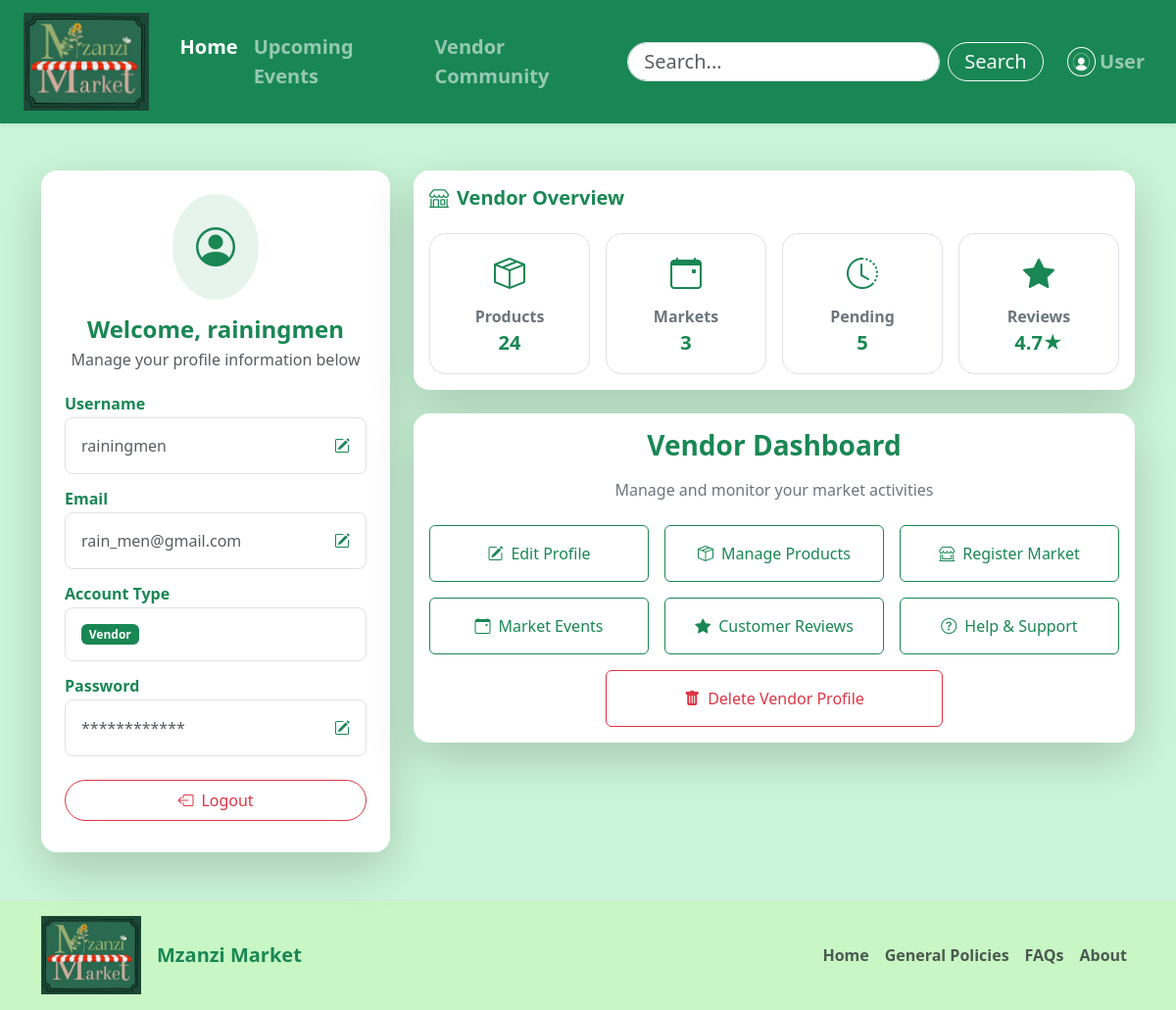
/userpage (signed in), run on an earlier commit of the app's database.
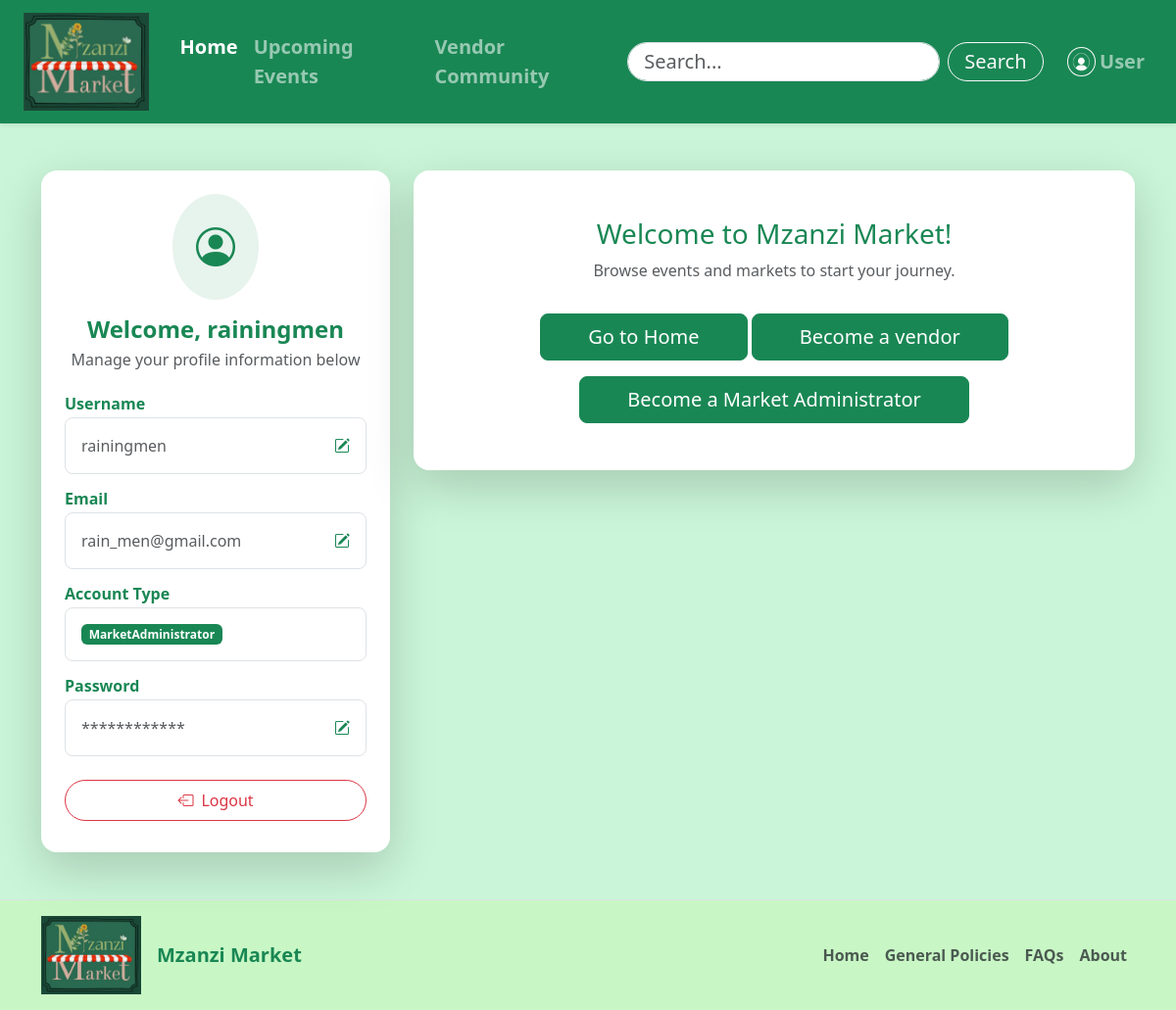
And on a later commit of the database.
### tables this page shows
CREATE TABLE "User" (
	"UserID"	INTEGER,
	"Username"	TEXT NOT NULL,
	"Email"	TEXT NOT NULL,
	"Password"	TEXT NOT NULL,
	"Classification"	TEXT NOT NULL CHECK("Classification" IN ('Customer', 'Vendor', 'MarketAdministrator')),
	PRIMARY KEY("UserID" AUTOINCREMENT)
);

### app.py (the view)
@app.route("/userpage")
def userpage():
    if 'user_id' not in session:
        flash("Please log in to view your profile.", "warning")
        return redirect(url_for("login"))
    conn = get_db_connection()
    user = conn.execute("SELECT * FROM User WHERE UserID = ?", (session['user_id'],)).fetchone()
    conn.close()
    return render_template("userpage.html", user=user)

### app.py (called while the page is built)
def get_db_connection():
    conn = sqlite3.connect('Mzanzi.db', timeout=30)
    conn.row_factory = sqlite3.Row
    try:
        conn.execute("PRAGMA journal_mode=WAL")
    except:
        pass # If it fails, it just ignores it, but usually it works
    return conn

### templates/userpage.html (shortened to what this page needs)
<!DOCTYPE html>
<html lang="en">
<head>
  <link href="https://cdn.jsdelivr.net/npm/bootstrap@5.3.3/dist/css/bootstrap.min.css" rel="stylesheet">
  <link href="https://cdn.jsdelivr.net/npm/bootstrap-icons/font/bootstrap-icons.css" rel="stylesheet">
</head>
<body style="background-color: rgb(202, 245, 216);">
    <header id="pageTop">
      <nav
        class="navbar navbar-expand-lg navbar-dark bg-success shadow-sm sticky-top py-2"
      >
        <div class="container-fluid px-4">
          <a class="navbar-brand d-flex align-items-center me-3" href="home">
            <img
              src="{{ url_for('static', filename='images/Logo.png') }}"
              alt="Mzanzi Market"
              height="100"
              class="me-2"
            />
          </a>
          <div class="collapse navbar-collapse" id="navbarSupportedContent">
            <ul class="navbar-nav me-auto mb-2 mb-lg-0">
              <li class="nav-item">
                <a class="nav-link fw-semibold fs-5 active" href="home"
                  >Home</a
                >
              </li>
              <li class="nav-item">
                <a class="nav-link fw-semibold fs-5" href="events"
                  >Upcoming Events</a
                >
              </li>
              <li class="nav-item">
                <a class="nav-link fw-semibold fs-5" href="vendors"
                  >Vendor Community</a
                >
              </li>
            </ul>
            <div class="d-flex align-items-center">
              <form class="d-flex me-3" role="search">
                <input
                  class="form-control me-2 rounded-pill px-3 py-1 fs-5"
                  type="search"
                  placeholder="Search..."
                  aria-label="Search"
                />
                <button
                  class="btn btn-outline-light rounded-pill px-3 py-1 fs-5"
                  type="submit"
                >
                  Search
                </button>
              </form>
              <ul class="navbar-nav d-flex align-items-center mb-0">
                <li class="nav-item">
                  <a
                    class="nav-link d-flex align-items-center fw-semibold fs-5"
                    href="login"
                  >
                    <img
                      src="{{ url_for('static', filename='images/usericon.png')}}"
                      alt="User"
                      height="30"
                      class="me-1 rounded-circle border border-light p-1"
                    />
                    <span>User</span>
                  </a>
                </li>
              </ul>
            </div>
          </div>
        </div>
      </nav>
    </header>
    <main>
      <div class="container my-5">
        <div class="row g-4">
          <div class="col-lg-4">
            <div class="card border-0 shadow-lg rounded-4">
              <div class="card-body text-center p-4">
                <div class="bg-success bg-opacity-10 d-inline-flex p-4 rounded-circle mb-3">
                  <i class="bi bi-person-circle fs-1 text-success"></i>
                </div>
                <h4 class="fw-bold text-success mb-1">Welcome, {{ user['Username'] }}</h4>
                <p class="text-muted mb-4">Manage your profile information below</p>
                <div class="text-start">
                  <div class="mb-3">
                    <h6 class="fw-semibold text-success mb-1">Username</h6>
                    <div class="border rounded-3 p-3 d-flex justify-content-between align-items-center">
                      <span class="text-muted">{{ user['Username'] }}</span>
                      <i class="bi bi-pencil-square text-success"></i>
                    </div>
                  </div>
                  <div class="mb-3">
                    <h6 class="fw-semibold text-success mb-1">Email</h6>
                    <div class="border rounded-3 p-3 d-flex justify-content-between align-items-center">
                      <span class="text-muted">{{ user['Email'] }}</span>
                      <i class="bi bi-pencil-square text-success"></i>
                    </div>
                  </div>
                  <div class="mb-3">
                    <h6 class="fw-semibold text-success mb-1">Account Type</h6>
                    <div class="border rounded-3 p-3 d-flex justify-content-between align-items-center">
                      <span class="badge bg-success">{{ user['Classification'] }}</span>
                    </div>
                  </div>
                  <div class="mb-4">
                    <h6 class="fw-semibold text-success mb-1">Password</h6>
                    <div class="border rounded-3 p-3 d-flex justify-content-between align-items-center">
                      <span class="text-muted">************</span>
                      <i class="bi bi-pencil-square text-success"></i>
                    </div>
                  </div>
                </div>
                <a href="/logout" class="btn btn-outline-danger w-100 rounded-pill py-2 mb-2">
                  <i class="bi bi-box-arrow-left me-2"></i>Logout
                </a>
              </div>
            </div>
          </div>
          <div class="col-lg-8 d-flex flex-column gap-4">
            {% if user['Classification'] == 'Vendor' %}
              <div class="card border-0 shadow-lg rounded-4">
                <div class="card-body">
                  <h5 class="fw-semibold text-success mb-4"><i class="bi bi-shop me-2"></i>Vendor Overview</h5>
                  <div class="row g-3 text-center">
                    <div class="col-md-3 col-sm-6">
                      <div class="border rounded-4 py-3 bg-white">
                        <i class="bi bi-box-seam fs-2 text-success"></i>
                        <div class="fw-semibold text-secondary mt-2">Products</div>
                        <div class="fw-bold text-success fs-5">24</div>
                      </div>
                    </div>
                    <div class="col-md-3 col-sm-6">
                      <div class="border rounded-4 py-3 bg-white">
                        <i class="bi bi-calendar-event fs-2 text-success"></i>
                        <div class="fw-semibold text-secondary mt-2">Markets</div>
                        <div class="fw-bold text-success fs-5">3</div>
                      </div>
                    </div>
                    <div class="col-md-3 col-sm-6">
                      <div class="border rounded-4 py-3 bg-white">
                        <i class="bi bi-clock-history fs-2 text-success"></i>
                        <div class="fw-semibold text-secondary mt-2">Pending</div>
                        <div class="fw-bold text-success fs-5">5</div>
                      </div>
                    </div>
                    <div class="col-md-3 col-sm-6">
                      <div class="border rounded-4 py-3 bg-white">
                        <i class="bi bi-star-fill fs-2 text-success"></i>
                        <div class="fw-semibold text-secondary mt-2">Reviews</div>
                        <div class="fw-bold text-success fs-5">4.7★</div>
                      </div>
                    </div>
                  </div>
                </div>
              </div>
              <div class="card border-0 shadow-lg rounded-4">
                <div class="card-body text-center">
                  <h3 class="fw-bold text-success mb-3">Vendor Dashboard</h3>
                  <p class="text-secondary mb-4">Manage and monitor your market activities</p>
                  <div class="row g-3 justify-content-center">
                    <div class="col-md-4 col-sm-6">
                      <a class="btn btn-outline-success w-100 py-3">
                        <i class="bi bi-pencil-square me-2"></i>Edit Profile
                      </a>
                    </div>
                    <div class="col-md-4 col-sm-6">
                      <a class="btn btn-outline-success w-100 py-3">
                        <i class="bi bi-box-seam me-2"></i>Manage Products
                      </a>
                    </div>
                    <div class="col-md-4 col-sm-6">
                      <a href="marketrequestfrom.html" class="btn btn-outline-success w-100 py-3">
                        <i class="bi bi-shop-window me-2"></i>Register Market
                      </a>
                    </div>
                    <div class="col-md-4 col-sm-6">
                      <a class="btn btn-outline-success w-100 py-3">
                        <i class="bi bi-calendar-event me-2"></i>Market Events
                      </a>
                    </div>
                    <div class="col-md-4 col-sm-6">
                      <a class="btn btn-outline-success w-100 py-3">
                        <i class="bi bi-star-fill me-2"></i>Customer Reviews
                      </a>
                    </div>
                    <div class="col-md-4 col-sm-6">
                      <a class="btn btn-outline-success w-100 py-3">
                        <i class="bi bi-question-circle me-2"></i>Help & Support
                      </a>
                    </div>
                    <div class="col-md-6 col-sm-8 mt-3">
                      <button class="btn btn-outline-danger w-100 py-3">
                        <i class="bi bi-trash-fill me-2"></i>Delete Vendor Profile
                      </button>
                    </div>
                  </div>
                </div>
              </div>
            {% else %}
              <div class="card border-0 shadow-lg rounded-4">
                <div class="card-body text-center p-5">
                  <h3 class="text-success">Welcome to Mzanzi Market!</h3>
                  <p class="text-muted">Browse events and markets to start your journey.</p>
                  <a href="/" class="btn btn-success btn-lg px-5 mt-3">Go to Home</a>
                  <a href="/vendor_request" class="btn btn-success btn-lg px-5 mt-3">Become a vendor</a>
                  <a href="/" class="btn btn-success btn-lg px-5 mt-3">Become a Market Administrator</a>
                </div>
              </div>
            {% endif %}
          </div>
        </div>
      </div>
    </main>
  <footer class="border-top py-3" style="background-color: #c8f7c5">
    <div
      class="container d-flex flex-wrap justify-content-between align-items-center"
    >
      <div class="d-flex align-items-center mb-3 mb-md-0">
        <img
          src="{{ url_for('static', filename='images/Logo.png') }}"
          alt="Mzanzi Market"
          height="80"
          class="me-3"
        />
        <span class="fw-bold text-success fs-5">Mzanzi Market</span>
      </div>
      <ul class="nav col-md-5 justify-content-end">
  <li class="nav-item fw-semibold">
    <a href="{{ url_for('home') }}" class="nav-link px-2 text-muted">Home</a>
  </li>
  <li class="nav-item fw-semibold">
    <a href="{{ url_for('general_policies') }}" class="nav-link px-2 text-muted">General Policies</a>
  </li>
  <li class="nav-item fw-semibold">
    <a href="{{ url_for('faq') }}" class="nav-link px-2 text-muted">FAQs</a>
  </li>
  <li class="nav-item fw-semibold">
    <a href="{{ url_for('about') }}" class="nav-link px-2 text-muted">About</a>
  </li>
</ul>
    </div>
  </footer>
</body>
</html>

What changed in the data, as far as the page shows it:
changed User "rainingmen": Classification "Vendor" → "MarketAdministrator"
Also different on the page:
text no longer shown: "Vendor Overview Products 24 Markets 3 Pending 5 Reviews 4.7★ Vendor Dashboard Manage and monitor your market activities Edit Profile Manage Products Register Market Market Events Customer Reviews Help & Support Delete Vendor Profile"
text now shown: "Welcome to Mzanzi Market! Browse events and markets to start your journey. Go to Home Become a vendor Become a Market Administrator"
